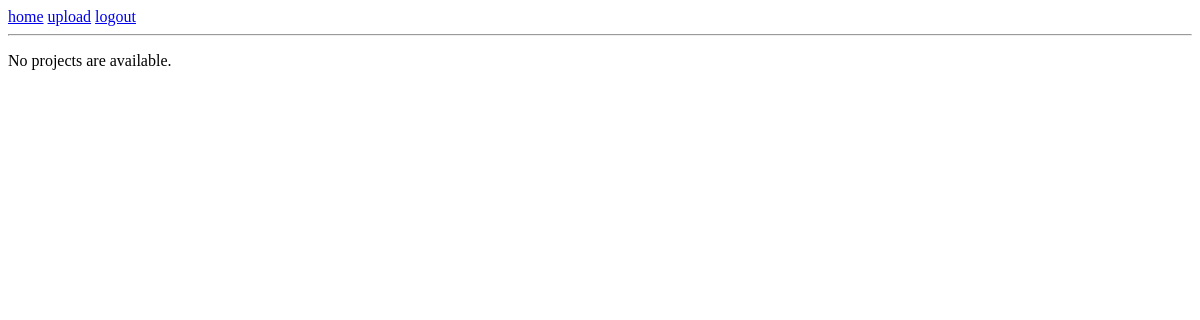
Before: /drafter/1/projects/ with the older database file.
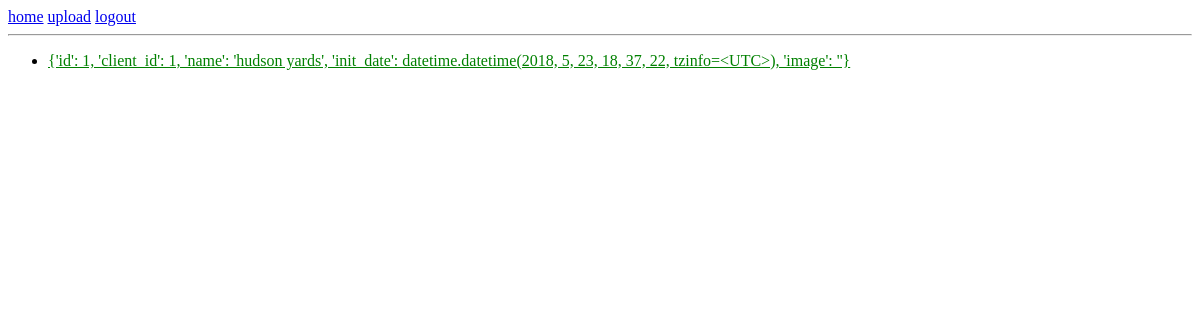
After: the same page with the newer database file.
### drafter/models.py (models this page shows, shortened)
class Project(models.Model):
    client = models.ForeignKey(Client, on_delete=models.CASCADE)
    name = models.CharField(max_length=200)
    init_date = models.DateTimeField(timezone.now(), null=True)
    image = models.CharField(max_length=200)

### drafter/views.py (the view)
# urls.py: path('<int:client_id>/projects/', views.projects, name='projects'),
def projects(request, client_id):
    latest_projects = Project.objects.order_by('-init_date')[:5].values()
    context = {'latest_projects': latest_projects}
    return render(request, 'projects.html', context)

### drafter/templates/projects.html
{% extends "base.html" %}
{% block content %}
{% if latest_projects %}
    <ul>
    {% for project in latest_projects %}
        <li><a href="/drafter/1/{{ project.id }}/">{{ project }}</a></li>
    {% endfor %}
    </ul>
{% else %}
    <p>No projects are available.</p>
{% endif %}
{% endblock %}

### drafter/templates/base.html (shortened to what this page needs)
<!DOCTYPE html>
<html lang="en">
<head>
{% load static %}
<link rel="stylesheet" type="text/css" href="{% static 'drafter/style.css' %}" />
</head>
<body>
    <a href="/drafter/1">home</a> <a href="/drafter/upload">upload</a> <a href="/drafter">logout</a>
    <hr>
    <div id="content">
        {% block content %}{% endblock %}
    </div>
</body>
</html>

### drafter/static/drafter/style.css (style rules this page uses)
li a { color: green; }

Changed rows visible on the page:
added Project: project "{'id': 1, 'client_id': 1, 'name': 'hudson yards', 'init_date': datetime.datetime(2018, 5, 23, 18, 37, 22, tzinfo=<UTC>), 'image': ''}"
Other visible differences:
text no longer shown: "No projects are available."
